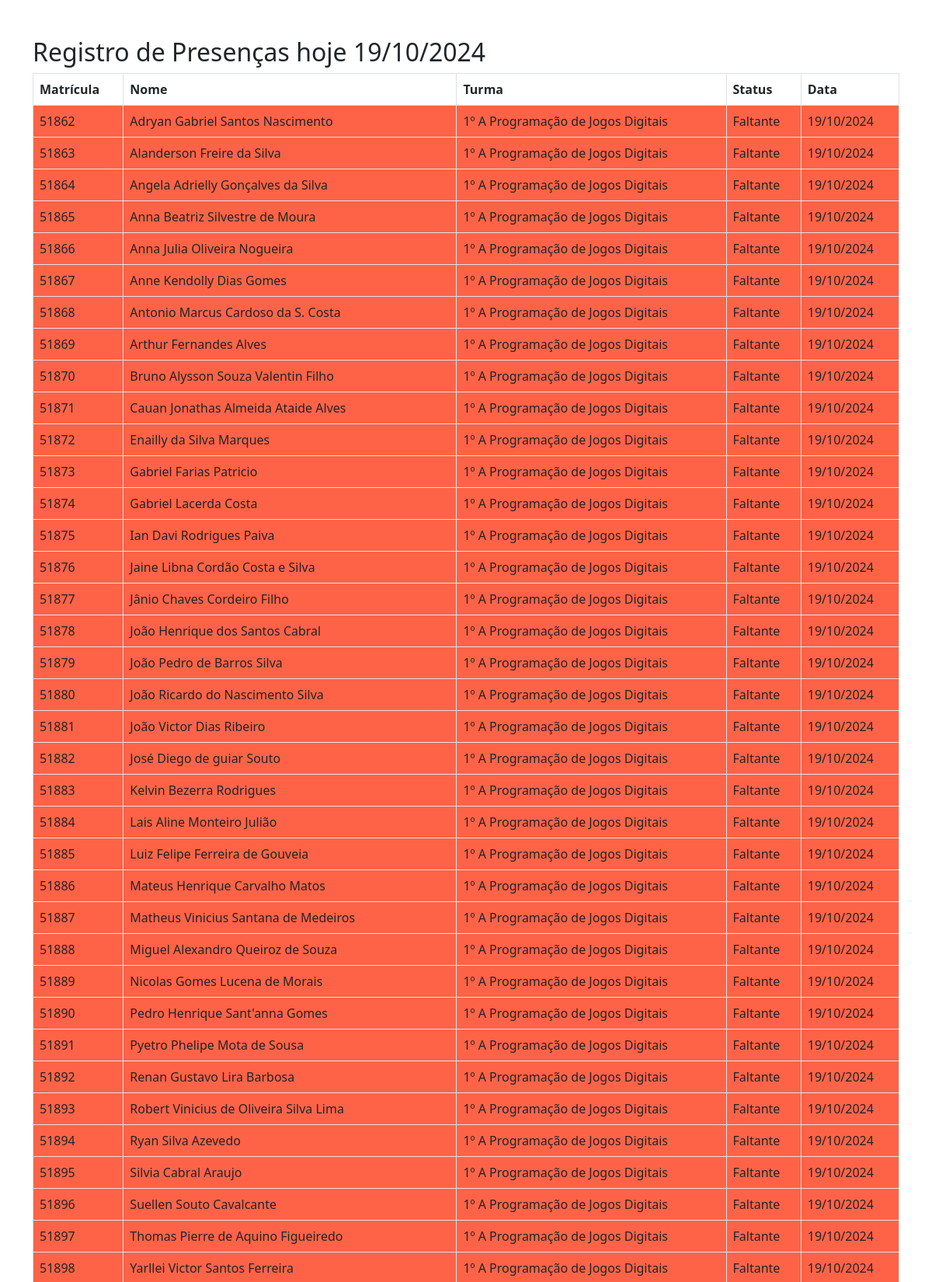
The page /entrada/faltas.php (upper part) on the database its author committed.
### tables this page shows
CREATE TABLE `alunosnovos2024` (
  `id` int(11) NOT NULL,
  `matricula` varchar(50) NOT NULL,
  `nome` varchar(50) NOT NULL,
  `turma` varchar(50) NOT NULL
);

### entrada/faltas.php (the view, shortened to what this page needs)
<?php
include_once "../conexao/conexao.php";
$timeZone = new \DateTimeZone('America/Sao_Paulo');
$dataAtual = new \DateTime();
$dataAtual->setTimezone($timeZone);
$data_hoje = $dataAtual->format('d/m/Y');
$sql_alunos = "SELECT matricula, nome, turma FROM alunosnovos2024 WHERE 1=1";
$result_alunos = mysqli_query($conn, $sql_alunos);
if (mysqli_num_rows($result_alunos) > 0) {
    $alunos_comparados = [];
    while ($aluno = mysqli_fetch_assoc($result_alunos)) {
        $matricula = $aluno['matricula'];
        $nome = $aluno['nome'];
        $turma = $aluno['turma'];
        $status = 'Faltante';
        $classStatus = 'faltante';
        $alunos_comparados[] = [
            'matricula' => $matricula,
            'nome' => $nome,
            'turma' => $turma,
            'status' => $status,
            'data' => $data_hoje,
            'classStatus' => $classStatus
        ];
    }
    ?>
    <!DOCTYPE html>
    <html lang="pt-BR">
    <head>
        <link rel="stylesheet" href="../css/bootstrap.min.css">
    </head>
    <body>
        <div class="container mt-5">
            <h2>Registro de Presenças hoje <?php echo $data_hoje ?></h2>
            <table class="table table-bordered">
                <thead>
                    <tr>
                        <th>Matrícula</th>
                        <th>Nome</th>
                        <th>Turma</th>
                        <th>Status</th>
                        <th>Data</th>
                    </tr>
                </thead>
                <tbody>
                    <?php foreach ($alunos_comparados as $aluno): ?>
                        <tr class="<?php echo $aluno['classStatus']; ?>">
                            <td><?php echo $aluno['matricula']; ?></td>
                            <td><?php echo $aluno['nome']; ?></td>
                            <td><?php echo $aluno['turma']; ?></td>
                            <td><?php echo $aluno['status']; ?></td>
                            <td><?php echo $aluno['data']; ?></td>
                        </tr>
                    <?php endforeach; ?>
                </tbody>
            </table>
        </div>
    </body>
    </html>
    <?php
} else {
    echo "Nenhum aluno encontrado.";
}
?>

### entrada/faltas.php (style rules this page uses)
.faltante { background-color: #FF6347; }

### rows shown on the page
alunosnovos2024: matricula "51862", nome "Adryan Gabriel Santos Nascimento", turma "1º A Programação de Jogos Digitais", status "Faltante", data "19/10/2024"
alunosnovos2024: matricula "51863", nome "Alanderson Freire da Silva", turma "1º A Programação de Jogos Digitais", status "Faltante", data "19/10/2024"
alunosnovos2024: matricula "51864", nome "Angela Adrielly Gonçalves da Silva", turma "1º A Programação de Jogos Digitais", status "Faltante", data "19/10/2024"
alunosnovos2024: matricula "51865", nome "Anna Beatriz Silvestre de Moura", turma "1º A Programação de Jogos Digitais", status "Faltante", data "19/10/2024"
alunosnovos2024: matricula "51866", nome "Anna Julia Oliveira Nogueira", turma "1º A Programação de Jogos Digitais", status "Faltante", data "19/10/2024"
alunosnovos2024: matricula "51867", nome "Anne Kendolly Dias Gomes", turma "1º A Programação de Jogos Digitais", status "Faltante", data "19/10/2024"
alunosnovos2024: matricula "51868", nome "Antonio Marcus Cardoso da S. Costa", turma "1º A Programação de Jogos Digitais", status "Faltante", data "19/10/2024"
alunosnovos2024: matricula "51869", nome "Arthur Fernandes Alves", turma "1º A Programação de Jogos Digitais", status "Faltante", data "19/10/2024"
alunosnovos2024: matricula "51870", nome "Bruno Alysson Souza Valentin Filho", turma "1º A Programação de Jogos Digitais", status "Faltante", data "19/10/2024"
alunosnovos2024: matricula "51871", nome "Cauan Jonathas Almeida Ataide Alves", turma "1º A Programação de Jogos Digitais", status "Faltante", data "19/10/2024"
alunosnovos2024: matricula "51872", nome "Enailly da Silva Marques", turma "1º A Programação de Jogos Digitais", status "Faltante", data "19/10/2024"
alunosnovos2024: matricula "51873", nome "Gabriel Farias Patricio", turma "1º A Programação de Jogos Digitais", status "Faltante", data "19/10/2024"
alunosnovos2024: matricula "51874", nome "Gabriel Lacerda Costa", turma "1º A Programação de Jogos Digitais", status "Faltante", data "19/10/2024"
alunosnovos2024: matricula "51875", nome "Ian Davi Rodrigues Paiva", turma "1º A Programação de Jogos Digitais", status "Faltante", data "19/10/2024"
alunosnovos2024: matricula "51876", nome "Jaine Libna Cordão Costa e Silva", turma "1º A Programação de Jogos Digitais", status "Faltante", data "19/10/2024"
alunosnovos2024: matricula "51877", nome "Jânio Chaves Cordeiro Filho", turma "1º A Programação de Jogos Digitais", status "Faltante", data "19/10/2024"
alunosnovos2024: matricula "51878", nome "João Henrique dos Santos Cabral", turma "1º A Programação de Jogos Digitais", status "Faltante", data "19/10/2024"
alunosnovos2024: matricula "51879", nome "João Pedro de Barros Silva", turma "1º A Programação de Jogos Digitais", status "Faltante", data "19/10/2024"
alunosnovos2024: matricula "51880", nome "João Ricardo do Nascimento Silva", turma "1º A Programação de Jogos Digitais", status "Faltante", data "19/10/2024"
alunosnovos2024: matricula "51881", nome "João Victor Dias Ribeiro", turma "1º A Programação de Jogos Digitais", status "Faltante", data "19/10/2024"
alunosnovos2024: matricula "51882", nome "José Diego de guiar Souto", turma "1º A Programação de Jogos Digitais", status "Faltante", data "19/10/2024"
alunosnovos2024: matricula "51883", nome "Kelvin Bezerra Rodrigues", turma "1º A Programação de Jogos Digitais", status "Faltante", data "19/10/2024"
alunosnovos2024: matricula "51884", nome "Lais Aline Monteiro Julião", turma "1º A Programação de Jogos Digitais", status "Faltante", data "19/10/2024"
alunosnovos2024: matricula "51885", nome "Luiz Felipe Ferreira de Gouveia", turma "1º A Programação de Jogos Digitais", status "Faltante", data "19/10/2024"
alunosnovos2024: matricula "51886", nome "Mateus Henrique Carvalho Matos", turma "1º A Programação de Jogos Digitais", status "Faltante", data "19/10/2024"
alunosnovos2024: matricula "51887", nome "Matheus Vinicius Santana de Medeiros", turma "1º A Programação de Jogos Digitais", status "Faltante", data "19/10/2024"
alunosnovos2024: matricula "51888", nome "Miguel Alexandro Queiroz de Souza", turma "1º A Programação de Jogos Digitais", status "Faltante", data "19/10/2024"
alunosnovos2024: matricula "51889", nome "Nicolas Gomes Lucena de Morais", turma "1º A Programação de Jogos Digitais", status "Faltante", data "19/10/2024"
alunosnovos2024: matricula "51890", nome "Pedro Henrique Sant'anna Gomes", turma "1º A Programação de Jogos Digitais", status "Faltante", data "19/10/2024"
alunosnovos2024: matricula "51891", nome "Pyetro Phelipe Mota de Sousa", turma "1º A Programação de Jogos Digitais", status "Faltante", data "19/10/2024"
alunosnovos2024: matricula "51892", nome "Renan Gustavo Lira Barbosa", turma "1º A Programação de Jogos Digitais", status "Faltante", data "19/10/2024"
alunosnovos2024: matricula "51893", nome "Robert Vinicius de Oliveira Silva Lima", turma "1º A Programação de Jogos Digitais", status "Faltante", data "19/10/2024"
alunosnovos2024: matricula "51894", nome "Ryan Silva Azevedo", turma "1º A Programação de Jogos Digitais", status "Faltante", data "19/10/2024"
alunosnovos2024: matricula "51895", nome "Silvia Cabral Araujo", turma "1º A Programação de Jogos Digitais", status "Faltante", data "19/10/2024"
alunosnovos2024: matricula "51896", nome "Suellen Souto Cavalcante", turma "1º A Programação de Jogos Digitais", status "Faltante", data "19/10/2024"
alunosnovos2024: matricula "51897", nome "Thomas Pierre de Aquino Figueiredo", turma "1º A Programação de Jogos Digitais", status "Faltante", data "19/10/2024"
alunosnovos2024: matricula "51898", nome "Yarllei Victor Santos Ferreira", turma "1º A Programação de Jogos Digitais", status "Faltante", data "19/10/2024"
